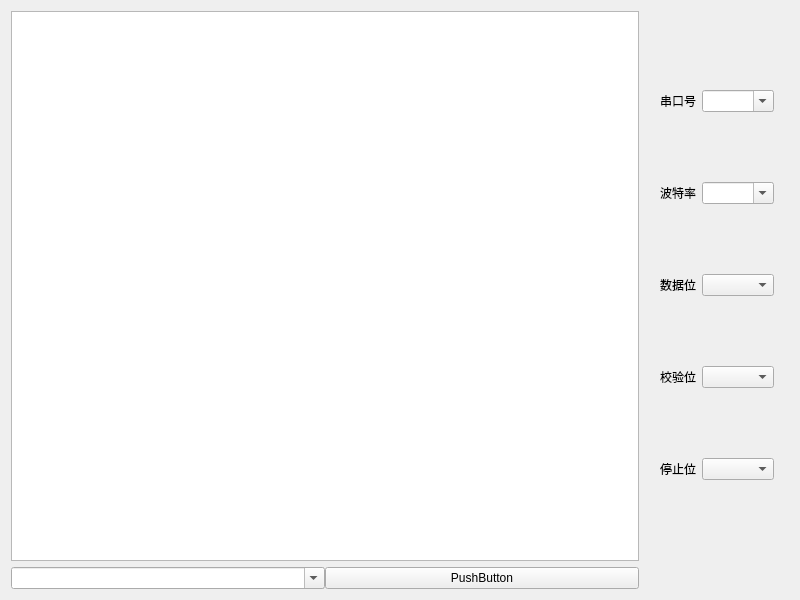
<?xml version="1.0" encoding="UTF-8"?>
<ui version="4.0">
 <class>frmComTool</class>
 <widget class="QWidget" name="frmComTool">
  <property name="geometry">
   <rect>
    <x>0</x>
    <y>0</y>
    <width>800</width>
    <height>600</height>
   </rect>
  </property>
  <property name="windowTitle">
   <string>Form</string>
  </property>
  <layout class="QGridLayout" name="gridLayout_2">
   <item row="0" column="1">
    <widget class="QWidget" name="widgetRight" native="true">
     <layout class="QVBoxLayout" name="verticalLayout">
      <item>
       <widget class="QFrame" name="frameTop">
        <layout class="QGridLayout" name="gridLayout">
         <property name="leftMargin">
          <number>6</number>
         </property>
         <property name="topMargin">
          <number>6</number>
         </property>
         <property name="rightMargin">
          <number>6</number>
         </property>
         <property name="bottomMargin">
          <number>6</number>
         </property>
         <item row="0" column="0">
          <widget class="QLabel" name="labPortName">
           <property name="text">
            <string>串口号</string>
           </property>
          </widget>
         </item>
         <item row="0" column="1">
          <widget class="QComboBox" name="cboxPortName">
           <property name="enabled">
            <bool>true</bool>
           </property>
           <property name="editable">
            <bool>true</bool>
           </property>
          </widget>
         </item>
         <item row="1" column="0">
          <widget class="QLabel" name="labBaudRate">
           <property name="text">
            <string>波特率</string>
           </property>
          </widget>
         </item>
         <item row="2" column="0">
          <widget class="QLabel" name="labDataBit">
           <property name="text">
            <string>数据位</string>
           </property>
          </widget>
         </item>
         <item row="3" column="0">
          <widget class="QLabel" name="labParity">
           <property name="text">
            <string>校验位</string>
           </property>
          </widget>
         </item>
         <item row="4" column="0">
          <widget class="QLabel" name="labStopBit">
           <property name="text">
            <string>停止位</string>
           </property>
          </widget>
         </item>
         <item row="1" column="1">
          <widget class="QComboBox" name="comboBox">
           <property name="editable">
            <bool>true</bool>
           </property>
          </widget>
         </item>
         <item row="2" column="1">
          <widget class="QComboBox" name="comboBox_2"/>
         </item>
         <item row="3" column="1">
          <widget class="QComboBox" name="comboBox_3"/>
         </item>
         <item row="4" column="1">
          <widget class="QComboBox" name="comboBox_4"/>
         </item>
        </layout>
       </widget>
      </item>
     </layout>
    </widget>
   </item>
   <item row="0" column="0">
    <widget class="QTextEdit" name="textMain"/>
   </item>
   <item row="1" column="0">
    <widget class="QWidget" name="widget" native="true">
     <layout class="QHBoxLayout" name="horizontalLayout">
      <property name="spacing">
       <number>0</number>
      </property>
      <property name="leftMargin">
       <number>0</number>
      </property>
      <property name="topMargin">
       <number>0</number>
      </property>
      <property name="rightMargin">
       <number>0</number>
      </property>
      <property name="bottomMargin">
       <number>0</number>
      </property>
      <item>
       <widget class="QComboBox" name="comboBox_5">
        <property name="editable">
         <bool>true</bool>
        </property>
       </widget>
      </item>
      <item>
       <widget class="QPushButton" name="pushButton">
        <property name="text">
         <string>PushButton</string>
        </property>
       </widget>
      </item>
     </layout>
    </widget>
   </item>
  </layout>
  <zorder>widget</zorder>
  <zorder>widgetRight</zorder>
  <zorder>textMain</zorder>
 </widget>
 <resources/>
 <connections/>
</ui>
